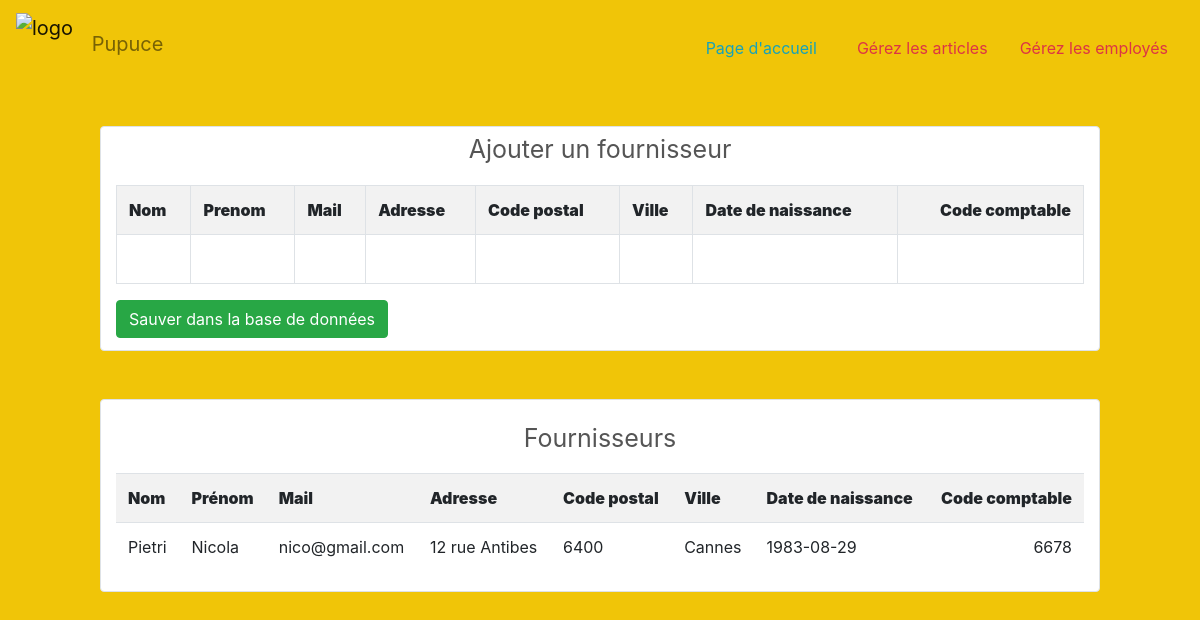
Page /admin/fournisseur/index.php on the committed database.
### tables this page shows
CREATE TABLE `fournisseur` (
  `id` int(11) NOT NULL,
  `fournisseur_nom` varchar(255) NOT NULL,
  `fournisseur_prenom` varchar(255) NOT NULL,
  `fournisseur_mail` varchar(255) NOT NULL,
  `fournisseur_adresse` varchar(255) NOT NULL,
  `fournisseur_cp` int(11) NOT NULL,
  `fournisseur_ville` varchar(255) NOT NULL,
  `fournisseur_date_naissance` date NOT NULL,
  `fournisseur_code_comptable` int(11) NOT NULL
);

### admin/fournisseur/dbcontroller.php (called while the page is built, shortened)
<?php
class DBController {
    private $host = "localhost";
    private $user = "root";
    private $password = "Root@root06";
    private $database = "veterinaire";
    private $conn;
    function __construct() {
        $this->conn = $this->connectDB();
    }
    function connectDB() {
        $conn = mysqli_connect($this->host,$this->user,$this->password,$this->database);
        return $conn;
    }
    function readData($query) {
        $result = mysqli_query($this->conn,$query);
        while($row=mysqli_fetch_assoc($result)) {
            $resultset[] = $row;
        }
        if(!empty($resultset))
            return $resultset;
    }
}
?>

### admin/fournisseur/index.php (the view, shortened to what this page needs)
<?php
    require_once("dbcontroller.php");
    $db_handle = new DBController();
    $sql = "SELECT * from fournisseur";
    $productResult = $db_handle->readData($sql);
?>
<!DOCTYPE html>
<html lang="fr">
<head>
    <link rel="stylesheet" href="https://maxcdn.bootstrapcdn.com/bootstrap/4.0.0/css/bootstrap.min.css">
    <link rel="stylesheet" href="https://use.fontawesome.com/releases/v5.1.1/css/all.css">
    <link rel="stylesheet" href="../../style.css">
</head>
<body>
    <nav class="navbar navbar-light ">
        <a class="navbar-brand" href="../../index.php">
            <img src="../../images/pupuce.png" width="70" height="70" class="d-inline-block align-top" alt="logo">
            <span class="navbar-text pacifico mt-2">Pupuce</span>
        </a>
        <ul class="nav justify-content-end">
            <li class="nav-item">
                <a type="button" class="mr-2 nav-link btn-outline-info" href="../logout.php">Page d'accueil</a>
            </li>
            <li class="nav-item">
                <a class="nav-link btn-outline-danger" href="../index.php">Gérez les articles</a>
            </li>
            <li class="nav-item">
                <a class="nav-link btn-outline-danger" href="../employes/index.php">Gérez les employés</a>
            </li>
        </ul>
    </nav>
<div id="add-product" class="img-thumbnail offset-md-1 col-md-10">
<div class="grey pacifico text-center mb-3">Ajouter un fournisseur</div>
    <table cellpadding="10" cellspacing="1" class="table table-striped table-bordered">
        <tbody>
            <tr>
                <th><strong>Nom</strong></th>
                <th><strong>Prenom</strong></th>
                <th><strong>Mail</strong></th>
                <th><strong>Adresse</strong></th>
                <th><strong>Code postal</strong></th>
                <th><strong>Ville</strong></th>
                <th><strong>Date de naissance</strong></th>
                <th style="text-align:right;"><strong>Code comptable</strong></th>
            </tr>
            <tr>
                <td contentEditable="true" data-id="fournisseur_nom"></td>
                <td contentEditable="true" data-id="fournisseur_prenom"></td>
                <td contentEditable="true" data-id="fournisseur_mail"></td>
                <td contentEditable="true" data-id="fournisseur_adresse"></td>
                <td contentEditable="true" data-id="fournisseur_cp"></td>
                <td contentEditable="true" data-id="fournisseur_ville"></td>
                <td contentEditable="true" data-id="fournisseur_date_naissance"></td>
                <td contentEditable="true" data-id="fournisseur_code_comptable" style="text-align:right;"></td>
            </tr>
        </tbody>
    </table>
<div id="btnSaveAction" class="btn btn-success mb-2">Sauver dans la base de données</div>
</div>
<br><br>
<div id="list-product" class="img-thumbnail offset-md-1 col-md-10">
<div class="grey pacifico text-center my-3">Fournisseurs</div>
    <table cellpadding="10" cellspacing="1" class="table table-striped table-border">
        <tbody id="ajax-response">
            <tr>
                <th><strong>Nom</strong></th>
                <th><strong>Prénom</strong></th>
                <th><strong>Mail</strong></th>
                <th><strong>Adresse</strong></th>
                <th><strong>Code postal</strong></th>
                <th><strong>Ville</strong></th>
                <th><strong>Date de naissance</strong></th>
                <th style="text-align:right;"><strong>Code comptable</strong></th>
            </tr>
            <?php
                if(!empty($productResult)) {
                    foreach($productResult as $k=>$v) {
            ?>
            <tr>
                <td><?php echo $productResult[$k]["fournisseur_nom"]; ?></td>
                <td><?php echo $productResult[$k]["fournisseur_prenom"]; ?></td>
                <td><?php echo $productResult[$k]["fournisseur_mail"]; ?></td>
                <td><?php echo $productResult[$k]["fournisseur_adresse"]; ?></td>
                <td><?php echo $productResult[$k]["fournisseur_cp"]; ?></td>
                <td><?php echo $productResult[$k]["fournisseur_ville"]; ?></td>
                <td><?php echo $productResult[$k]["fournisseur_date_naissance"]; ?></td>
                <td style="text-align:right;"><?php echo $productResult[$k]["fournisseur_code_comptable"]; ?></td>
            </tr>
            <?php
                    }
                }
            ?>
        </tbody>
    </table>
</div><br><br>

### style.css (style rules this page uses)
body, .navbar { background : rgb(240, 197, 8); }
nav { margin-bottom: 30px; }
.grey { color: #555; font-size : 25px; text-shadow: none; }

### rows in the picture
fournisseur: fournisseur_nom "Pietri", fournisseur_prenom "Nicola", fournisseur_mail "nico@gmail.com", fournisseur_adresse "12 rue Antibes", fournisseur_cp "6400", fournisseur_ville "Cannes", fournisseur_date_naissance "1983-08-29", fournisseur_code_comptable "6678"
